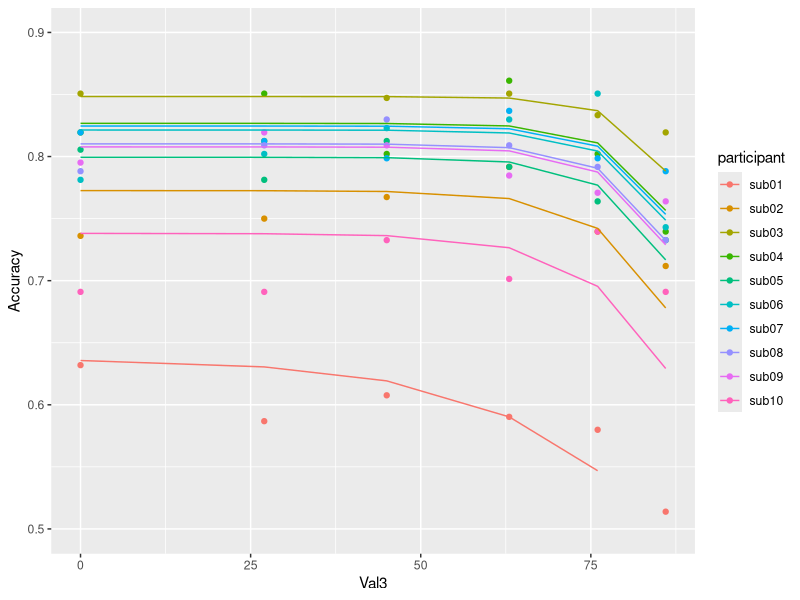

Source code (R):
#+ message = F
library(tidyverse)
library(data.table)


#'# data loading
dat <- fread("exp1_data_behavior.csv", sep = ",", header = T)
dat <- mutate(dat, Corr = ifelse(ChosenITM == CorrectITM, 1, 0))
#dat <- subset(dat, dat$participant != "sub01")
dat <- na.omit(dat)


#'# functions
fs_logit <- function(Val3, Corr) {
    guess <- 0.5
    params <- list("Val3" = Val3, "Corr" = Corr) # input vector
    
    fit <- suppressWarnings(optim(par = guess, fn = deviance, gr = NULL, method = "L-BFGS-B", parameters = params,
                                  upper = 20,
                                  control = list("maxit" = 100000)))
    
    est <- data.frame(sH = fit$par[1], w = 0, dev = fit$value)
    return(est)
}

deviance <- function(x, parameters) {
    Val3 <- parameters$Val3
    Corr <- parameters$Corr
    
    sH = x[1]
    w = 0
    
    Vcu <- as.data.frame(cbind(100, 90, Val3))/100
    colnames(Vcu) <- c("V1", "V2", "V3")
    Vcu <- mutate(Vcu, sumVcu = V1 + V2 + V3)
    Vcu <- mutate(Vcu, normalizer = sH + w * sumVcu)
    M <- Vcu[, 1:3]/Vcu$normalizer
    M <- mutate(M, P = exp(V1) / (exp(V1) + exp(V2) + exp(V3)))
    M <- mutate(M, P = ifelse(P < .01, .01, P)) #adjustments to avoid punishing models too much for very unlikely predictions
    M <- mutate(M, P = ifelse(P > .99, .99, P)) #adjustments to avoid punishing models too much for very unlikely predictions
    M$Corr <- Corr
    
    dev = -2 * sum(M$Corr * log(M$P) + (1 - M$Corr) * log(1 - M$P))
    return(dev)
}


#'# individual fittings
fits <- c()

for (sub in unique(dat$participant)) {
    d <- subset(dat, dat$participant == sub)
    Val3 <- d$Val3
    Corr <- d$Corr
    f <- tryCatch(fs_logit(Val3, Corr), error = function(e){f = cbind(NA, NA, NA)}) 
    colnames(f) <- c("sH", "w", "dev")
    fits <- try(rbind(fits, cbind(f, sub)))
    fits <- na.omit(fits)
    fits$sH <- as.numeric(fits$sH)
    fits$w <- as.numeric(fits$w)
    fits$dev <- as.numeric(fits$dev)
}


#'# visualization 
prediction <- c()

for (subj in unique(fits$sub)) {
    f <- subset(fits, fits$sub == subj)
    
    pred <- c(
        exp(1 / (f[1] + f[2] * 1.90)) / ( exp(1 / (f[1] + f[2] * 1.90)) + exp(0.9 / (f[1] + f[2] * 1.90)) + exp(0 / (f[1] + f[2] * 1.90)) ),
        exp(1 / (f[1] + f[2] * 2.17)) / ( exp(1 / (f[1] + f[2] * 2.17)) + exp(0.9 / (f[1] + f[2] * 2.17)) + exp(0.27 / (f[1] + f[2] * 2.17)) ),
        exp(1 / (f[1] + f[2] * 2.35)) / ( exp(1 / (f[1] + f[2] * 2.35)) + exp(0.9 / (f[1] + f[2] * 2.35)) + exp(0.45 / (f[1] + f[2] * 2.35)) ),
        exp(1 / (f[1] + f[2] * 2.53)) / ( exp(1 / (f[1] + f[2] * 2.53)) + exp(0.9 / (f[1] + f[2] * 2.53)) + exp(0.63 / (f[1] + f[2] * 2.53)) ),
        exp(1 / (f[1] + f[2] * 2.66)) / ( exp(1 / (f[1] + f[2] * 2.66)) + exp(0.9 / (f[1] + f[2] * 2.66)) + exp(0.76 / (f[1] + f[2] * 2.66)) ),
        exp(1 / (f[1] + f[2] * 2.76)) / ( exp(1 / (f[1] + f[2] * 2.76)) + exp(0.9 / (f[1] + f[2] * 2.76)) + exp(0.86 / (f[1] + f[2] * 2.76)) ))
    
    pred <- as.numeric(pred)
    pred <- as.data.frame(cbind(pred, subj))
    prediction <- rbind(prediction, pred)
}

dat %>%
    group_by(participant, Val3) %>%
    summarise(Accuracy = mean(Corr)) -> acc

acc <- subset(acc, acc$participant %in% unique(fits$sub))
acc <- cbind(acc, prediction)
acc$pred <- as.numeric(acc$pred)

logit <- ggplot(acc) + geom_point(aes(x = Val3, y = Accuracy, color = participant)) +
    geom_line(mapping = aes(x = Val3, y = pred, color = participant)) + ylim(0.5, 0.9)
logit

fits_logit <- fits
fits_logit <- mutate(fits_logit, aic = dev + 2)